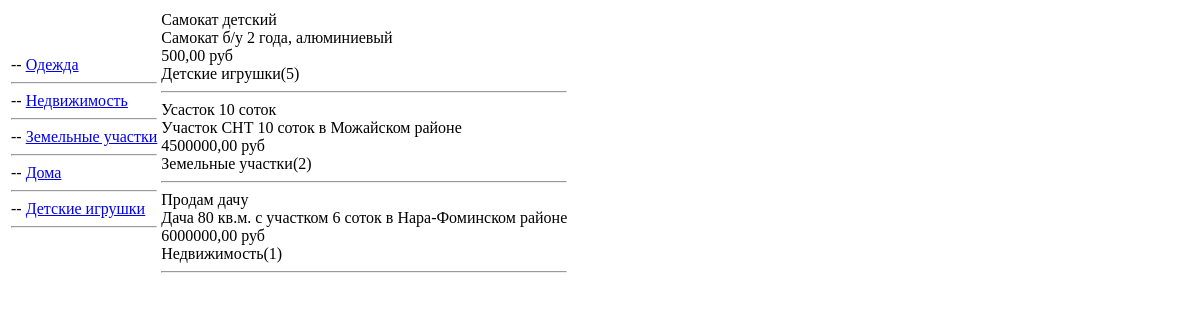
The app's page /, older data.
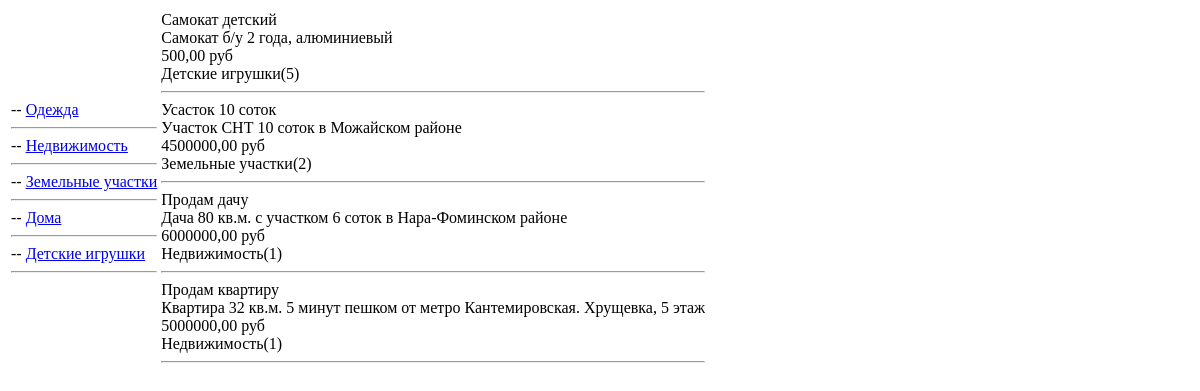
The same page, newer data.
### bb/models.py (models this page shows, shortened)
class Rubric(models.Model):
    name = models.CharField(max_length=100,
                            verbose_name="Название",
                            unique=True)
    parent = models.ForeignKey('self',
                               on_delete=models.SET_NULL,
                               verbose_name="Родительская рубрика",
                               null=True,
                               default=None,
                               blank=True)
    def __str__(self):
        return f"{self.name}({self.pk})"
    class Meta:
        verbose_name = 'Рубрика'
        verbose_name_plural = 'Рубрики'
        ordering = ['-name']

class Bulletin(models.Model):
    name = models.CharField(max_length=100,
                            verbose_name="Название")
    description = models.TextField(verbose_name="Описание",
                                   help_text="Текст неограниченной длинны")
    cost = models.DecimalField(decimal_places=2, max_digits=11)
    curr = models.CharField(max_length=3,
                            verbose_name="Валюта")
    rubric = models.ForeignKey(Rubric,
                               on_delete=models.PROTECT,
                               verbose_name="Рубрика")
    create_timestamp = models.DateTimeField(auto_now_add=True,
                                            verbose_name="Метка даты/времени создания записи",
                                            blank=True)
    update_timestamp = models.DateTimeField(auto_now=True,
                                            verbose_name="Метка даты/времени изменения записи",
                                            blank=True)
    picture = models.ImageField(verbose_name="Изображение",
                                upload_to="img",
                                blank=True)
    class Meta:
        verbose_name = 'Объявление'
        verbose_name_plural = 'Объявления'
        ordering = ['-rubric', '-cost']
        unique_together = ('name', 'description', 'cost')
        permissions = (
            ('alcohol', 'Права на покупку алкоголя'),
        )
        default_permissions = ('add', 'view', 'change', 'delete', 'alcohol')

### bb/views.py (the view)
# urls.py: path('', index, name="index"),
def index(request):
    rubrics = RubricModel.objects.all()
    bbs = BulletinModel.objects.all()
    return TemplateResponse(request,
                            'bb/index.html',
                            context={"rubrics": rubrics,
                                     "bbs": bbs})

### bb/templates/bb/index.html (shortened to what this page needs)
{% extends 'bb/root.html' %}
{% block body_content %}
<table>
    <tr>
        <td>
        {% for rubric in rubrics %}
            -- <a href="{% url 'bb_by_rubric' rubric.pk %}">{{ rubric.name }}</a>
        <hr>
        {% endfor %}
        </td>
        <td>
            {% for bb in bbs %}
                {{ bb.name }} <br>
                {{ bb.description }} <br>
                {{ bb.cost }} {{ bb.curr }} <br>
                {{ bb.rubric }}
                <hr>
            {% endfor %}
        </td>
    </tr>
</table>
{% endblock body_content %}

Row changes from the older to the newer data that the page shows:
added Bulletin: name "Продам квартиру", description "Квартира 32 кв.м. 5 минут пешком от метро Кантемировская. Хрущевка, 5 этаж", cost "5000000,00", curr "руб", rubric "Недвижимость(1)"
